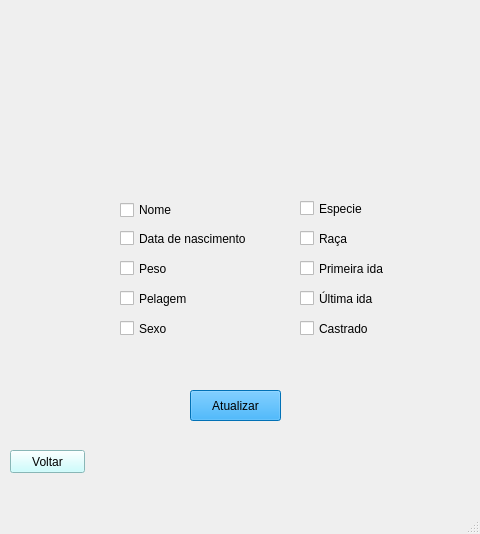
<?xml version="1.0" encoding="UTF-8"?>
<ui version="4.0">
 <class>MainWindow</class>
 <widget class="QMainWindow" name="MainWindow">
  <property name="geometry">
   <rect>
    <x>0</x>
    <y>0</y>
    <width>480</width>
    <height>534</height>
   </rect>
  </property>
  <property name="windowTitle">
   <string>MainWindow</string>
  </property>
  <widget class="QWidget" name="centralwidget">
   <widget class="QCheckBox" name="checkBox_atualizacaoPetNome">
    <property name="geometry">
     <rect>
      <x>120</x>
      <y>200</y>
      <width>121</width>
      <height>20</height>
     </rect>
    </property>
    <property name="text">
     <string>Nome</string>
    </property>
   </widget>
   <widget class="QCheckBox" name="checkBox_atualizacaoPetDataNasc">
    <property name="geometry">
     <rect>
      <x>120</x>
      <y>230</y>
      <width>131</width>
      <height>17</height>
     </rect>
    </property>
    <property name="text">
     <string>Data de nascimento</string>
    </property>
   </widget>
   <widget class="QCheckBox" name="checkBox_atualizacaoPetPeso">
    <property name="geometry">
     <rect>
      <x>120</x>
      <y>260</y>
      <width>131</width>
      <height>17</height>
     </rect>
    </property>
    <property name="text">
     <string>Peso</string>
    </property>
   </widget>
   <widget class="QCheckBox" name="checkBox_atualizacaoPetPelagem">
    <property name="geometry">
     <rect>
      <x>120</x>
      <y>290</y>
      <width>131</width>
      <height>17</height>
     </rect>
    </property>
    <property name="text">
     <string>Pelagem</string>
    </property>
   </widget>
   <widget class="QCheckBox" name="checkBox_atualizacaoPetEspecie">
    <property name="geometry">
     <rect>
      <x>300</x>
      <y>200</y>
      <width>131</width>
      <height>17</height>
     </rect>
    </property>
    <property name="text">
     <string>Especie</string>
    </property>
   </widget>
   <widget class="QCheckBox" name="checkBox_atualizacaoPetRaca">
    <property name="geometry">
     <rect>
      <x>300</x>
      <y>230</y>
      <width>131</width>
      <height>17</height>
     </rect>
    </property>
    <property name="text">
     <string>Raça</string>
    </property>
   </widget>
   <widget class="QCheckBox" name="checkBox_atualizacaoPetPrimeiraIda">
    <property name="geometry">
     <rect>
      <x>300</x>
      <y>260</y>
      <width>131</width>
      <height>17</height>
     </rect>
    </property>
    <property name="text">
     <string>Primeira ida</string>
    </property>
   </widget>
   <widget class="QCheckBox" name="checkBox_atualizacaoPetUltimaIda">
    <property name="geometry">
     <rect>
      <x>300</x>
      <y>290</y>
      <width>131</width>
      <height>17</height>
     </rect>
    </property>
    <property name="text">
     <string>Última ida</string>
    </property>
   </widget>
   <widget class="QCheckBox" name="checkBox_atualizacaoPetSexo">
    <property name="geometry">
     <rect>
      <x>120</x>
      <y>320</y>
      <width>131</width>
      <height>17</height>
     </rect>
    </property>
    <property name="text">
     <string>Sexo</string>
    </property>
   </widget>
   <widget class="QCheckBox" name="checkBox_atualizacaoPetCastrado">
    <property name="geometry">
     <rect>
      <x>300</x>
      <y>320</y>
      <width>131</width>
      <height>17</height>
     </rect>
    </property>
    <property name="text">
     <string>Castrado</string>
    </property>
   </widget>
   <widget class="QPushButton" name="btn_atualizar">
    <property name="geometry">
     <rect>
      <x>190</x>
      <y>390</y>
      <width>91</width>
      <height>31</height>
     </rect>
    </property>
    <property name="styleSheet">
     <string notr="true">background-color: rgb(2, 158, 255);</string>
    </property>
    <property name="text">
     <string>Atualizar</string>
    </property>
   </widget>
   <widget class="QLabel" name="label">
    <property name="geometry">
     <rect>
      <x>-10</x>
      <y>0</y>
      <width>491</width>
      <height>511</height>
     </rect>
    </property>
    <property name="text">
     <string/>
    </property>
    <property name="pixmap">
     <pixmap>../../Downloads/Atualização pet.png</pixmap>
    </property>
   </widget>
   <widget class="QLabel" name="label_2">
    <property name="geometry">
     <rect>
      <x>-4</x>
      <y>-8</y>
      <width>501</width>
      <height>501</height>
     </rect>
    </property>
    <property name="text">
     <string/>
    </property>
    <property name="pixmap">
     <pixmap>../../Downloads/MicrosoftTeams-image (17).png</pixmap>
    </property>
   </widget>
   <widget class="QPushButton" name="btn_voltar">
    <property name="geometry">
     <rect>
      <x>10</x>
      <y>450</y>
      <width>75</width>
      <height>23</height>
     </rect>
    </property>
    <property name="styleSheet">
     <string notr="true">background-color: rgb(190, 255, 255);</string>
    </property>
    <property name="text">
     <string>Voltar</string>
    </property>
   </widget>
   <zorder>label_2</zorder>
   <zorder>label</zorder>
   <zorder>checkBox_atualizacaoPetNome</zorder>
   <zorder>checkBox_atualizacaoPetDataNasc</zorder>
   <zorder>checkBox_atualizacaoPetPeso</zorder>
   <zorder>checkBox_atualizacaoPetPelagem</zorder>
   <zorder>checkBox_atualizacaoPetEspecie</zorder>
   <zorder>checkBox_atualizacaoPetRaca</zorder>
   <zorder>checkBox_atualizacaoPetPrimeiraIda</zorder>
   <zorder>checkBox_atualizacaoPetUltimaIda</zorder>
   <zorder>checkBox_atualizacaoPetSexo</zorder>
   <zorder>checkBox_atualizacaoPetCastrado</zorder>
   <zorder>btn_atualizar</zorder>
   <zorder>btn_voltar</zorder>
  </widget>
  <widget class="QMenuBar" name="menubar">
   <property name="geometry">
    <rect>
     <x>0</x>
     <y>0</y>
     <width>480</width>
     <height>21</height>
    </rect>
   </property>
  </widget>
  <widget class="QStatusBar" name="statusbar"/>
 </widget>
 <resources/>
 <connections/>
</ui>
